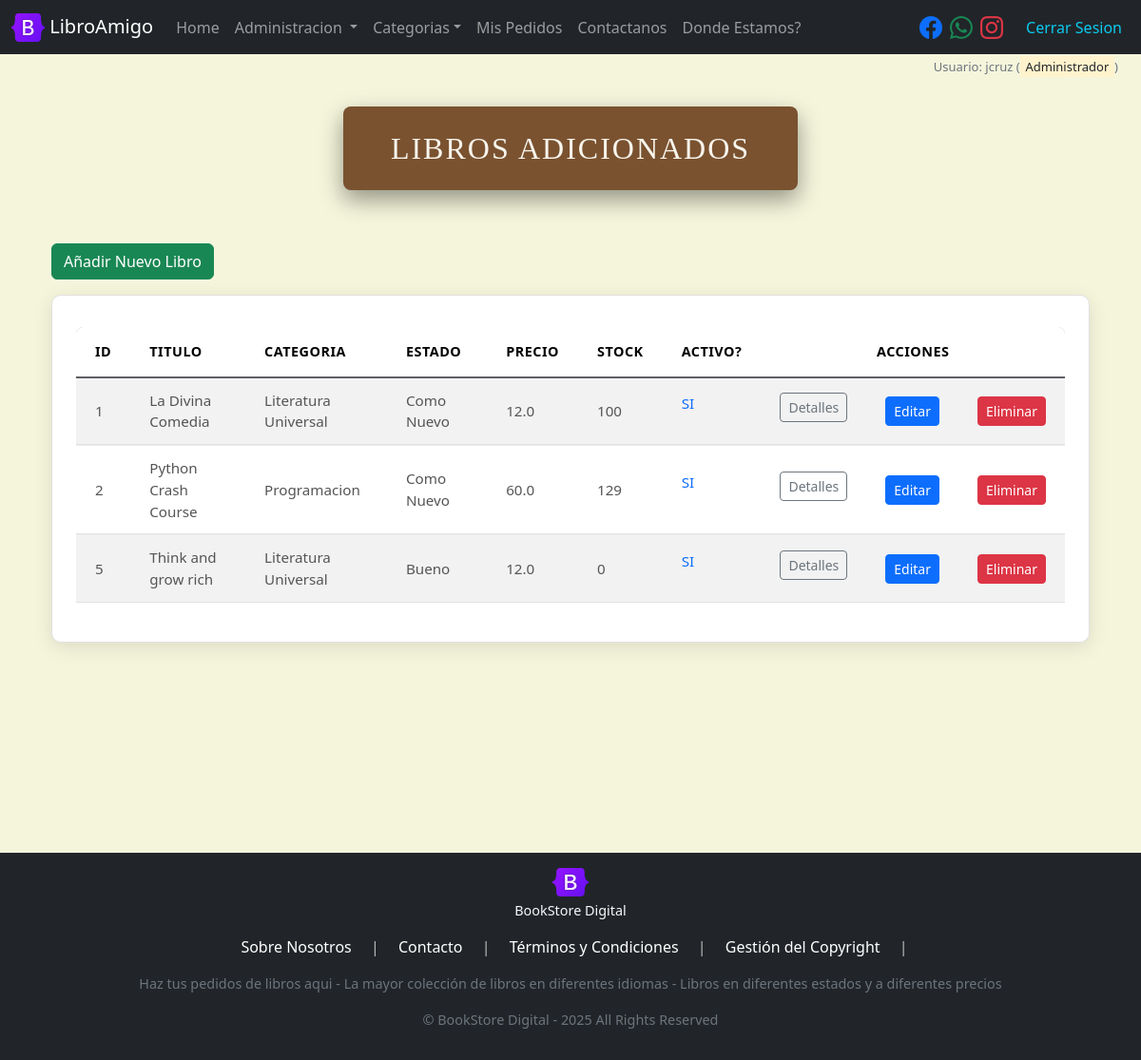
Screenshot of /books/ (signed in) with the database file from the repository.
### models/user_model.py (models this page shows, shortened)
class User(db.Model, UserMixin):
    __tablename__ = 'users'
    id = db.Column(db.Integer, primary_key = True)
    name = db.Column(db.String(100), nullable = False)
    username = db.Column(db.String(20), nullable = False)
    pass_hash = db.Column(db.String, nullable = False)
    created_at = db.Column(db.DateTime, default = datetime.now) #utcnow #Date -> date.today  from datetime import date
    is_admin = db.Column(db.Boolean, default = False)
    email = db.Column(db.String(100), unique = True, nullable = False)
    phone = db.Column(db.String(20), nullable = False)
    contacts_relation = db.relationship('Contact', back_populates = 'user_relation', cascade="all, delete-orphan")
    orders_relation = db.relationship('Order', back_populates = 'user_relation')
    @staticmethod
    def get_by_id(id):
        return User.query.get(id)
    def delete(self):
        db.session.delete(self)
        db.session.commit()

### models/book_model.py (models this page shows, shortened)
class Book(db.Model):
    __tablename__ = 'books'
    id = db.Column(db.Integer, primary_key = True)
    title = db.Column(db.String(200), nullable = False)
    author = db.Column(db.String(200), nullable = False)
    description = db.Column(db.Text, nullable = False)
    language = db.Column(db.String(20), nullable= False)
    price = db.Column(db.Float, nullable = False, default = 0.0)
    stock = db.Column(db.Integer, nullable = False, default = 0)
    category_id = db.Column(db.Integer, db.ForeignKey('categories.id'), nullable = False)
    state_id = db.Column(db.Integer, db.ForeignKey('states.id'), nullable = False)
    cover = db.Column(db.String(255),nullable=False)
    create_at = db.Column(db.DateTime, default=datetime.now)
    updated_at = db.Column(db.DateTime, default = datetime.now, onupdate=datetime.now)
    is_active = db.Column(db.Boolean, default = True)
    category_relation = db.relationship('Category', back_populates='books_relation')
    state_relation = db.relationship('State', back_populates='books_relation')
    purchases_relation = db.relationship('Purchase', back_populates='book_relation')
    orders_relation = db.relationship('Order', back_populates='book_relation')
    @staticmethod
    def get_all():
        return Book.query.all()

### models/category_model.py (models this page shows, shortened)
class Category(db.Model):
    __tablename__ = 'categories'
    id = db.Column(db.Integer, primary_key = True)
    name = db.Column(db.String(100), nullable = False)
    description = db.Column(db.Text, nullable = False)
    is_active = db.Column(db.Boolean, default = True)
    books_relation = db.relationship('Book', back_populates='category_relation')
    @staticmethod
    def get_all_active():
        return Category.query.filter(Category.is_active == True).order_by(Category.name).all()

### models/state_model.py (models this page shows, shortened)
class State(db.Model):
    __tablename__ = 'states'
    id = db.Column(db.Integer, primary_key = True)
    name = db.Column(db.String(100), nullable = False)
    description = db.Column(db.Text, nullable = False)
    books_relation = db.relationship('Book', back_populates='state_relation')

### controllers/book_controller.py (the view)
@book_bp.route("/")
@admin_required
def index():
    books = Book.get_all()
    return book_view.list(books=books)  #para usuario normal eria solo activos

### controllers/order_controller.py (called while the page is built)
@login_manager.user_loader
def load_user(user_id):
    return User.get_by_id(user_id)

### run.py (called while the page is built)
@app.context_processor
def inject_active_path():
    def is_active(path):
        return 'active' if request.path == path else ''
    return(dict(is_active = is_active))

@app.context_processor
def inject_categories():
    categories = Category.get_all_active()
    return dict(categories=categories)

### views/book_view.py (called while the page is built)
def list(books):
    return render_template('books/index.html', books =books)

### templates/books/index.html (shortened to what this page needs)
{% extends 'base.html' %}
{% block content %}
<div class="container mb-5">
<h1 class="main-title-banner text-center">Libros Adicionados</h1>
<a href="{{url_for('book.create')}}" class="btn btn-success my-3">Añadir Nuevo Libro</a>
<div class="table-card-container">
<div class="table mt-2 table-responsive">
    <table class="table table-hover table-striped custom-table">
        <thead class="custom-table-header">
            <tr>
                <th>ID</th><th >TITULO</th><th>CATEGORIA</th><th>ESTADO</th><th>PRECIO</th><th>STOCK</th><th>ACTIVO?</th><th colspan="3" class="text-center">ACCIONES</th>
            </tr>
        </thead>
        <tbody>
            {% for item in books %}
                <tr>
                    <td >{{item.id}}</td>
                    <td >{{item.title}}</td>
                    <td>{{item.category_relation.name}}</td>
                    <td>{{item.state_relation.name}}</td>
                    <td>{{item.price}}</td>
                    <td>{{item.stock}}</td>
                    <td>{% if item.is_active %}
                            <p class="text-primary">SI</p>
                        {%else%}
                            <p class="text-danger">NO</p>
                        {% endif %}
                    </td>
                     <td><button type="button" class="btn btn-sm btn-outline-secondary mb-2"
                        data-bs-toggle="modal"
                        data-bs-target="#synopsisModal"
                        data-bs-title="{{ item.title }}"
                        data-bs-author="{{ item.author }}"
                        data-bs-updated-at="{{ item.updated_at.strftime('%d/%m/%Y') }}"
                        data-bs-cover="{{ item.cover }}"
                        data-bs-description="{{ item.description | e }}">
                         Detalles
                    </button></td>
                    <td><a href="{{url_for('book.edit',id=item.id)}}" class="btn btn-sm btn-primary ">Editar</a></td>
                    <td><a href="{{url_for('book.delete',id=item.id)}}" class="btn btn-sm btn-danger " onclick="return(confirm('Desea eliminar este Libro?'))">Eliminar</a></td>
                </tr>
            {% endfor %}
        </tbody>
    </table>
</div>
</div>
</div>
{% endblock %}

### templates/base.html (shortened to what this page needs)
<!doctype html>
<html lang="es">
  <head>
    <link href="https://cdn.jsdelivr.net/npm/bootstrap@5.3.6/dist/css/bootstrap.min.css" rel="stylesheet">
    <link href="https://cdn.jsdelivr.net/npm/bootstrap-icons@1.11.3/font/bootstrap-icons.css" rel="stylesheet">
    <link rel="stylesheet" href="{{ url_for('static', filename='css/styles.css') }}">
   </head>
  <body class="d-flex flex-column ">
        <nav class="navbar navbar-expand-lg navbar-dark bg-dark">
            <div class="container-fluid">
                <a class="navbar-brand" href="/">
                    <img src="/static/images/book_logo.svg" alt="Bookstore" width="35" height="30" class="d-inline-block align-text-top">
                    LibroAmigo
                </a>
                <div class="collapse navbar-collapse" id="navbarSupportedContent">
                <ul class="navbar-nav me-auto mb-2 mb-lg-0">
                    <li class="nav-item">
                    <a class="nav-link {{is_active('/')}} " aria-current="page" href="/">Home</a>
                    </li>
                    {% if current_user.is_authenticated and current_user.is_admin %}
                    <li class="nav-item dropdown">
                    <a class="nav-link dropdown-toggle"  href="#" role="button" data-bs-toggle="dropdown" aria-expanded="false">Administracion </a>
                    </li>
                    {% endif %}
                    <li class="nav-item dropdown">
                        <a class="nav-link dropdown-toggle" href="#" role="button" data-bs-toggle="dropdown" aria-expanded="false">Categorias</a>
                    </li>
                    <li class="nav-item">
                    <a class="nav-link {{is_active('/orders/my_orders')}}" href="{{url_for('order.my_orders')}}">Mis Pedidos</a>
                    </li>
                    <li class="nav-item">
                    <a class="nav-link {{is_active('/contacts/create')}}" href="{{url_for('contact.create')}}">Contactanos</a>
                    </li>
                    <li class="nav-item">
                    <a class="nav-link" href="{{url_for('map')}}"> Donde Estamos?</a>
                    </li>
                </ul>
                <div class="d-flex align-items-center me-3">
                    <a href="https://www.facebook.com" target="_blank" class="me-2">
                        <i class="bi bi-facebook fs-4"></i>
                    </a>
                    <a href="https://www.whatsapp.com" target="_blank" class="me-2">
                        <i class="bi bi-whatsapp fs-4 text-success"></i>
                    </a>
                    <a href="https://www.instagram.com" target="_blank">
                        <i class="bi bi-instagram fs-4 text-danger"></i>
                    </a>
                </div>
                <ul class="navbar-nav navbar-right">
                    {% if not current_user.is_authenticated %}
                    <li class="nav-item">
                        <a class="nav-link text-info" href="{{url_for('user.login')}}">Iniciar Sesion</a>
                    </li>
                    <li class="nav-item">
                        <a class="nav-link text-warning" href="{{url_for('user.signup')}}">Registrarse</a>
                    </li>
                    {% else %}
                    <li class="nav-item">
                        <a class="nav-link text-info" href="{{url_for('user.logout')}}">Cerrar Sesion</a>
                    </li>
                    {% endif %}
                </ul>
                </div>
            </div>
        </nav>
        <div class="text-end mx-4 mt-1 mb-0">
            {%if current_user.is_authenticated%}
                <p class="text-secondary" style="font-size: small;"> Usuario: {{current_user.username}}
                    {% if current_user.is_admin %} (<mark> Administrador </mark>){% endif %}
                </p>
            {% endif %}
        </div>
        <main class="container mt-0 min-vh-100">
        {% block content %}
        {% endblock %}
        </main>
        {%block footer %}
        <footer class="footer mt-auto mb-0 py-3 bg-dark text-white">
            <div class="container text-center">
                <div class="mb-1">
                    <img src="{{ url_for('static', filename='images/book_logo.svg') }}" alt="Logo de Freeditorial" style="height: 30px;">
                    <p class="mt-1 text-light">BookStore Digital</p>
                </div>
                <ul class="list-inline">
                    <li class="list-inline-item"><a href="#" class="text-white mx-2 text-decoration-none">Sobre Nosotros</a></li>
                    <li class="list-inline-item">|</li>
                    <li class="list-inline-item"><a href="#" class="text-white mx-2 text-decoration-none">Contacto</a></li>
                    <li class="list-inline-item">|</li>
                    <li class="list-inline-item"><a href="#" class="text-white mx-2 text-decoration-none">Términos y Condiciones</a></li>
                    <li class="list-inline-item">|</li>
                    <li class="list-inline-item"><a href="#" class="text-white mx-2 text-decoration-none">Gestión del Copyright</a></li>
                    <li class="list-inline-item">|</li>
                </ul>
                <p class="text-secondary">
                    Haz tus pedidos de libros aqui - La mayor colección de libros en diferentes idiomas -  Libros en diferentes estados y a diferentes precios
                </p>
                <p class="text-secondary small">
                    © BookStore Digital - 2025  All Rights Reserved
                </p>
            </div>
        </footer>
        {% endblock %}
  </body>
</html>

### static/css/styles.css (style rules this page uses)
body { background-color: #f5f5dc; color: #333; }
.footer { background-color: #333; color: #fff; color: #bbb !important; }
.footer p { font-size: 0.9em; }
.main-title-banner { position: relative; display: block; width: fit-content; padding: 25px 50px; margin: 15px auto 40px auto; background-color: #7a5230; color: #f8f5ed; font-family: 'Playfair Display', serif; font-size: 2em; text-align: center; text-transform: uppercase; letter-spacing: 2px; line-height: 1.2; box-shadow: 0 10px 25px rgba(0,0,0,0.4); border-radius: 8px; white-space: nowrap; overflow: hidden; text-overflow: ellipsis; max-width: 90%; }
.table-card-container { background-color: #ffffff; border-radius: 10px; box-shadow: 0 5px 20px rgba(0, 0, 0, 0.1); border: 1px solid #e0e0e0; padding: 25px; overflow-x: auto; width: 100%; }
.custom-table { width: 100%; margin-bottom: 0; border-collapse: separate; border-spacing: 0; }
.custom-table-header { background-color: #7a5230; color: #ffffff; }
.custom-table-header th { padding: 15px 20px; font-weight: 600; border-bottom: 2px solid #5f5f64; text-transform: uppercase; font-size: 0.9em; letter-spacing: 0.5px; }
.custom-table-header tr:first-child th:first-child { border-top-left-radius: 8px; }
.custom-table-header tr:first-child th:last-child { border-top-right-radius: 8px; }
.custom-table tbody tr { transition: background-color 0.2s ease; }
.custom-table.table-striped tbody tr:nth-of-type(odd) { background-color: #fdfdfd; }
.custom-table.table-striped tbody tr:nth-of-type(even) { background-color: #ffffff; }
.custom-table tbody td { padding: 12px 20px; vertical-align: middle; color: #555; font-size: 0.95em; border-top: 1px solid #eee; }
.custom-table tbody tr:first-child td { border-top: none; }
.custom-table th:last-child, .custom-table td:last-child { text-align: center; }

### rows the page displays
User: username "jcruz"
Book: id "1", title "La Divina Comedia", category_relation.name "Literatura Universal", state_relation.name "Como Nuevo", price "12.0", stock "100", is_active "SI"
Book: id "2", title "Python Crash Course", category_relation.name "Programacion", state_relation.name "Como Nuevo", price "60.0", stock "129", is_active "SI"
Book: id "5", title "Think and grow rich", category_relation.name "Literatura Universal", state_relation.name "Bueno", price "12.0", stock "0", is_active "SI"
